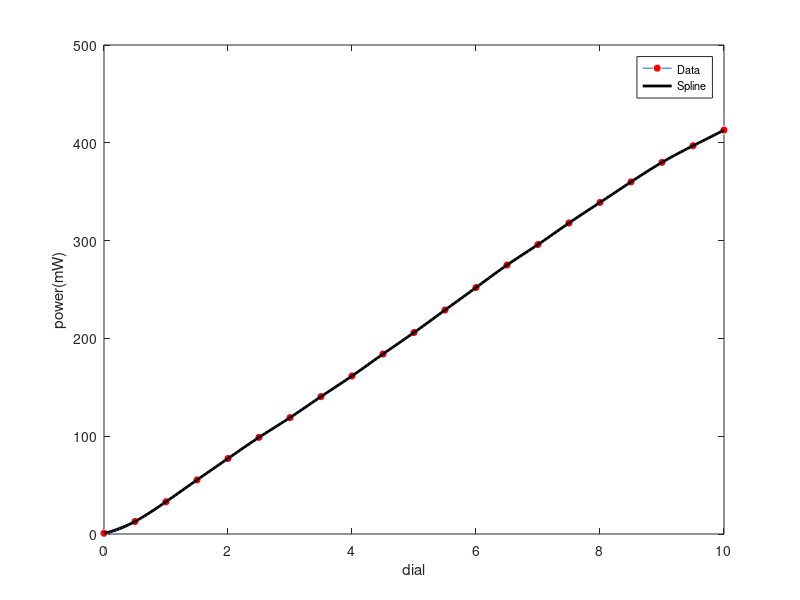

Write the MATLAB code that produced this figure.
% Plotting laser intensity as function of dial reading: obtained the data from Yasmine and Robi
% Author - Abhishek De, 2/19

close all; clearvars;
dial = 0:0.5:10;
x = 0:0.05:10;
laserpower = [0.8;12.8;33.0;55.3;77.2;98.8;119;140.5;161.6;184.0;206;229;252;275;296;318;339;360;380;397;413];
y = spline(dial,laserpower,x);
figure(1); set(gcf,'Name','Laser dial-power relationship: sinusoidal blue laser');
plot(dial,laserpower,'-o','MarkerFaceColor',[1 0 0],'MarkerEdgeColor',[1 1 1]); hold on; plot(x,y,'k','Linewidth',2);
xlabel('dial'); ylabel('power(mW)'); legend({'Data','Spline'},'FontSize',8);

laserdetails.dial = dial;
laserdetails.laserpower = laserpower;
laserdetails.dialspline = x;
laserdetails.laserpowerspline = y;
save laserdetails laserdetails